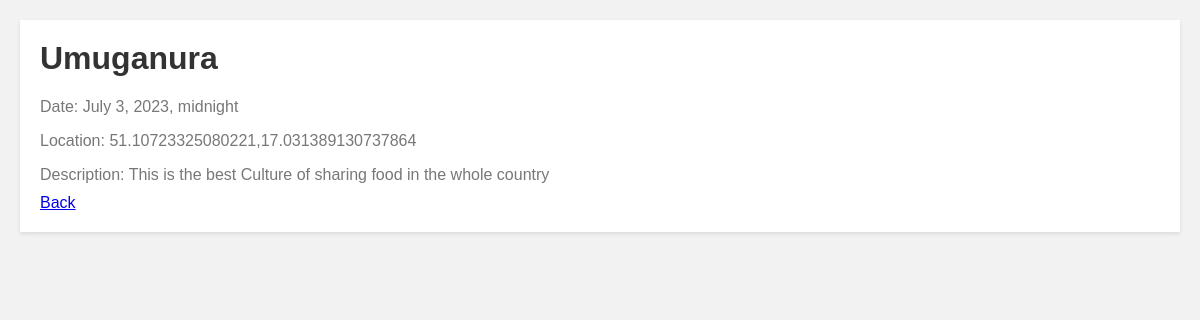
Page /events/Umuganura/ on the committed database.
### events/models.py (models this page shows, shortened)
class Event(models.Model):
    title = models.CharField(max_length=255)
    description = models.TextField()
    start_date = models.DateTimeField()
    end_date = models.DateTimeField()
    location = models.CharField(max_length=255)
    category = models.ForeignKey(Category, on_delete=models.CASCADE)
    is_free = models.BooleanField(default=True)

### events/views.py (the view)
# urls.py: path('<str:title>/', event_details, name='event_details'),
def event_details(request, title):
    event = Event.objects.get(title=title)
    return render(request, 'events/event_details.html', {'event': event})

### events/templates/events/event_details.html (shortened to what this page needs)
<!DOCTYPE html>
<html>
<head>
</head>
<body>
    <div class="event-details">
        <h1>{{ event.title }}</h1>
        <p>Date: {{ event.start_date }}</p>
        <p>Location: {{ event.location }}</p>
        <p>Description: {{ event.description }}</p>
        <a href="{% url 'event_list' %}" class="details-link">Back</a>
    </div>
</body>
</html>

### events/templates/events/event_details.html (style rules this page uses)
body { font-family: Arial, sans-serif; background-color: #f2f2f2; margin: 0; padding: 20px; }
h1 { color: #333; margin-top: 0; }
.event-details { background-color: #fff; padding: 20px; box-shadow: 0 2px 4px rgba(0, 0, 0, 0.1); }
.event-details p { color: #777; margin-bottom: 10px; }

### rows in the picture
Event: title "Umuganura", start_date "July 3, 2023, midnight", location "51.10723325080221,17.031389130737864", description "This is the best Culture of sharing food in the whole country"
